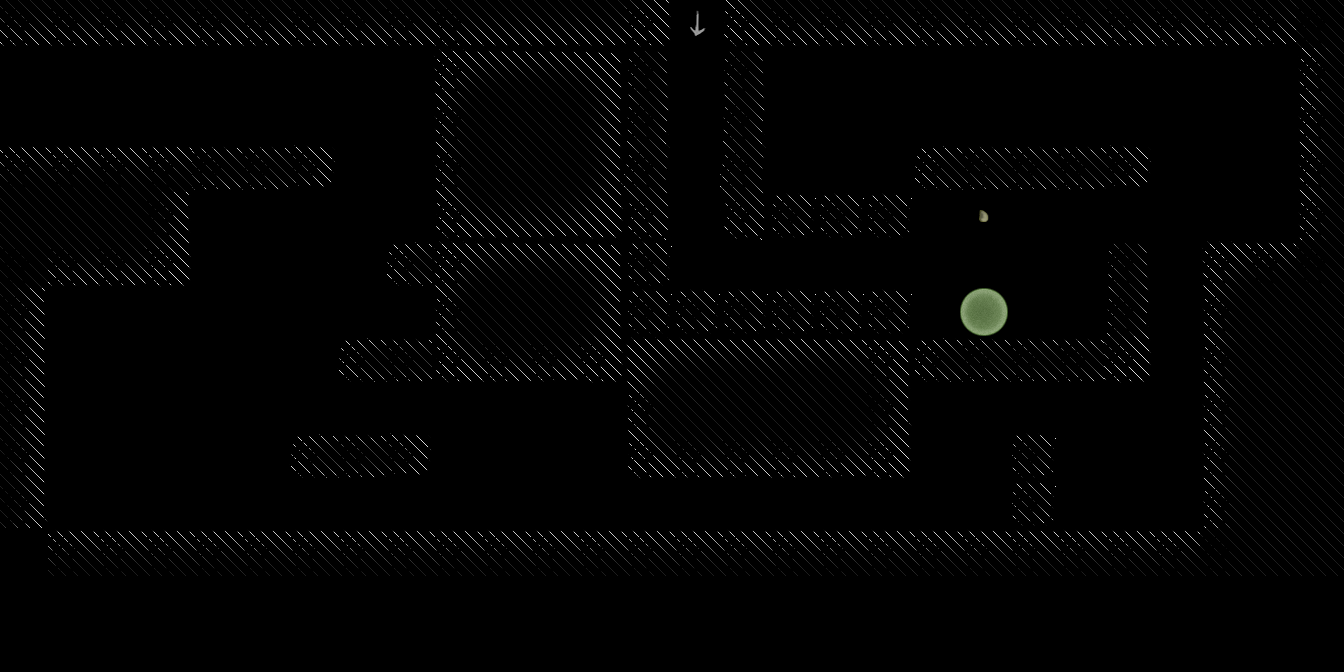

A 2D game scene composited from a Tiled map and its tileset images. What follows is a short description and the map's XML, with each tile layer's data collapsed to a summary:
An orthogonal 28x14 tile map with 48x48 px tiles, 2 tile layers (Tiles, Objects), 2 tilesets and 1 object.

<map version="1.0" orientation="orthogonal" width="28" height="14" tilewidth="48" tileheight="48">
 <tileset firstgid="1" name="objects" tilewidth="48" tileheight="48">
  <image source="img/tiles/objects.png" width="192" height="192" />
  <tile id="0">
   <properties>
    <property name="components" value="Player" />
    <property name="object" value="" />
   </properties>
  </tile>
  <tile id="1">
   <properties>
    <property name="components" value="Finish" />
    <property name="object" value="" />
   </properties>
  </tile>
  <tile id="2">
   <properties>
    <property name="components" value="Dead" />
    <property name="object" value="" />
   </properties>
  </tile>
  <tile id="3">
   <properties>
    <property name="components" value="Wall" />
    <property name="object" value="" />
   </properties>
  </tile>
  <tile id="4">
   <properties>
    <property name="components" value="CellNormal" />
    <property name="object" value="" />
   </properties>
  </tile>
  <tile id="5">
   <properties>
    <property name="components" value="CellJump" />
    <property name="object" value="" />
   </properties>
  </tile>
  <tile id="8">
   <properties>
    <property name="components" value="CellNormal" />
    <property name="object" value="" />
   </properties>
  </tile>
 </tileset>
 <tileset firstgid="17" name="standard" tilewidth="48" tileheight="48">
  <image source="img/tiles/standard.png" width="384" height="384" />
  <tile id="13">
   <properties>
    <property name="components" value="Finish" />
   </properties>
  </tile>
  <tile id="14">
   <properties>
    <property name="components" value="Finish" />
   </properties>
  </tile>
  <tile id="21">
   <properties>
    <property name="components" value="Finish" />
   </properties>
  </tile>
 </tileset>
 <layer name="Tiles" width="28" height="14">
  <data>[392 cells, 185 non-empty, 28 distinct tile ids]</data>
 </layer>
 <layer name="Objects" width="28" height="14">
  <data>[392 cells, 137 non-empty, 2 distinct tile ids]</data>
 </layer>
 <objectgroup name="Calque d'objets 1" width="28" height="14">
  <object x="844" y="93" width="318" height="257">
   <properties>
    <property name="components" value="IngameMessage" />
    <property name="delayms" value="10000" />
    <property name="image" value="ROTATE" />
   </properties>
  </object>
 </objectgroup>
</map>
